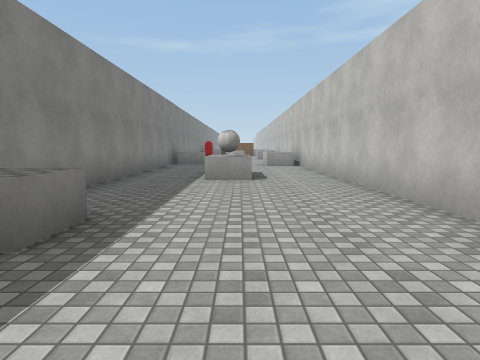
View 1 (above)

16 first-person views from a walk through a Unity game level. The camera is 1.4 m above the floor, tilts 6° down and sees 75° across. The floor is counted in squares, 2 m on a side. Each view is taken from the middle of a square. On the plan, view 1 faces up. The plan holds only what a view shows up to about 10 squares ahead; the rest is blank. The place goes on beyond the plan. The player character is not drawn. Surface patterns are stand-ins for the level's own textures.

View 2
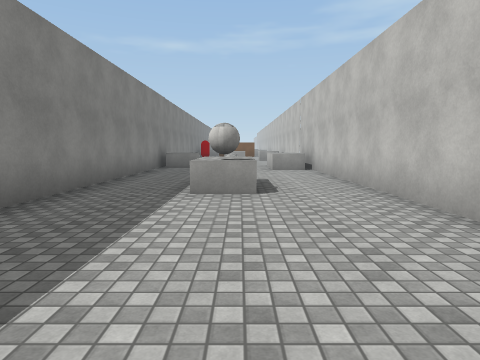

View 3
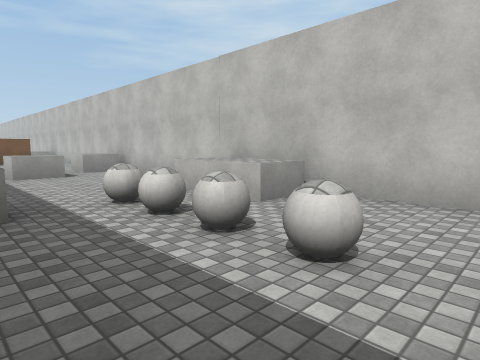

View 4
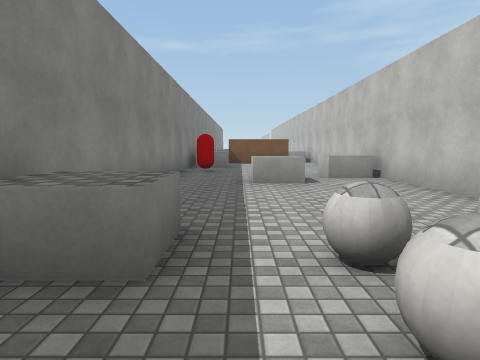

View 5
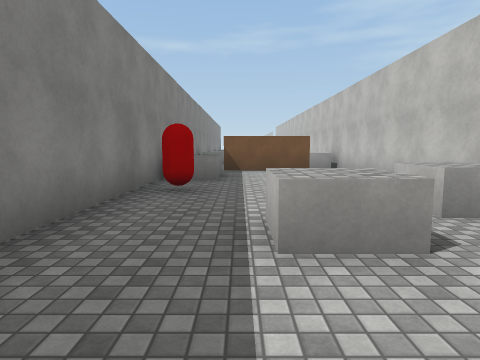

View 6
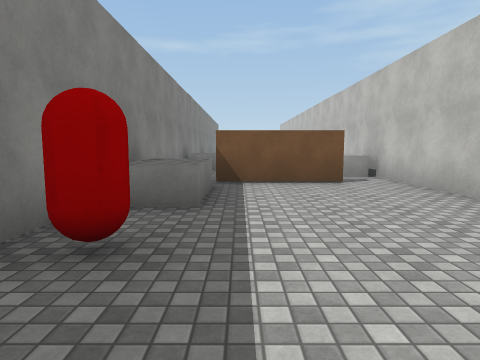

View 7
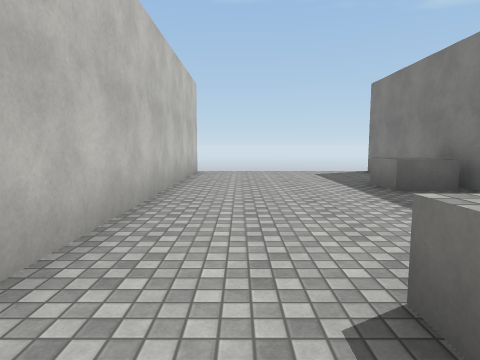

View 8
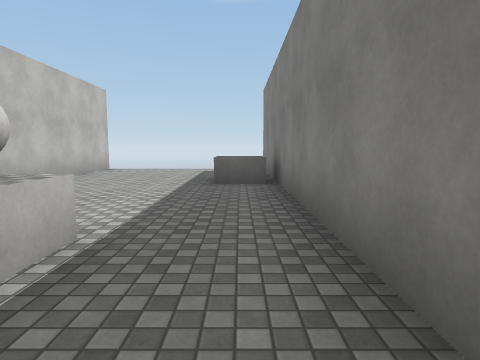

View 9
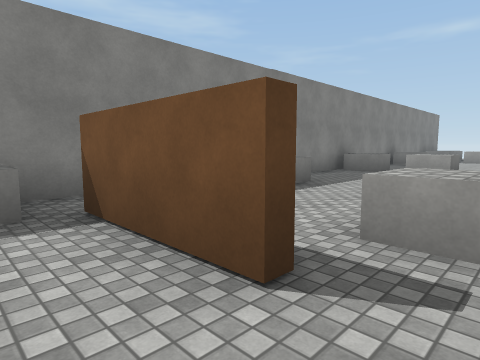

View 10
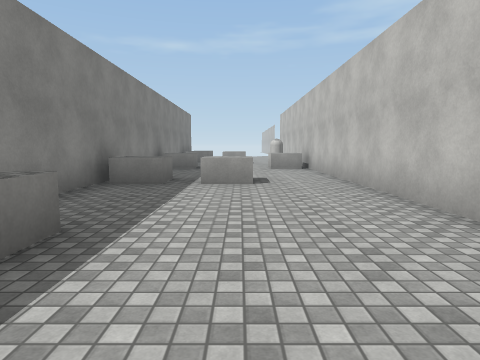

View 11
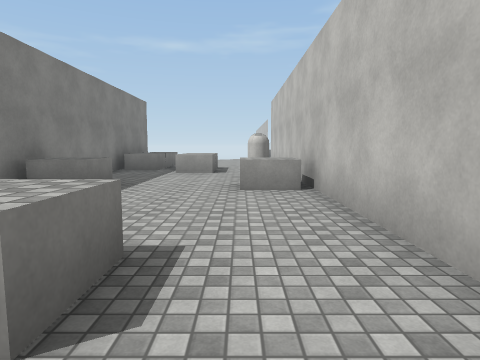

View 12
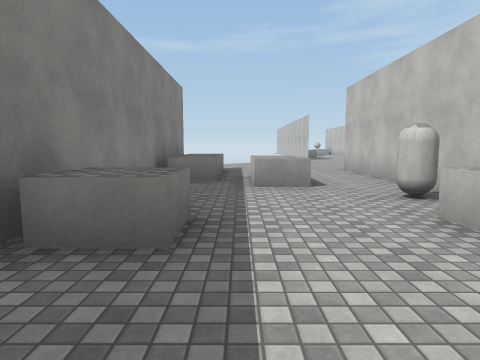

View 13
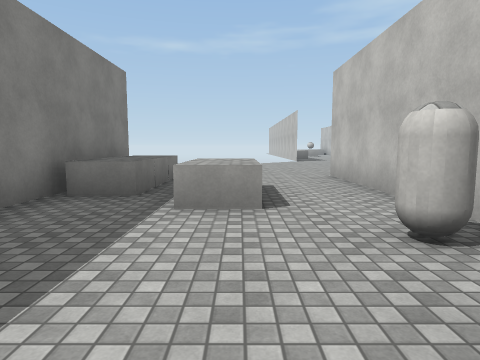

View 14
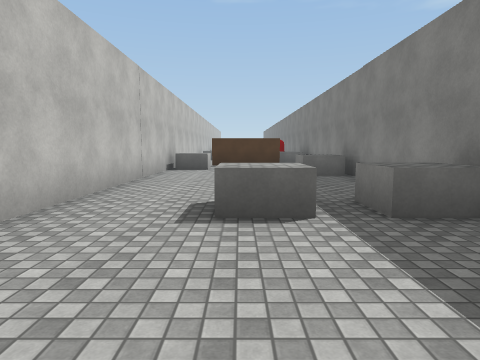

View 15
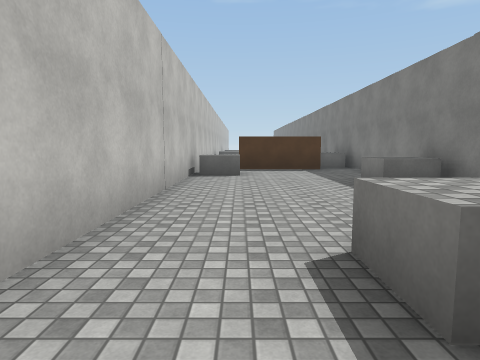

View 16
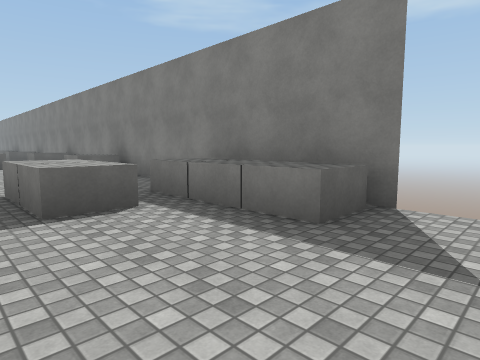

### Floor plan
Key: @ floor where view 1 was taken; # wall or solid block; x gap in a wall; . main floor; - floor 20 m lower than the main floor; v drop or lower ground; B ball; L block; C red capsule; A capsule; O other object.
Columns run from 3 left of view 1 to 3 right of it. Each row starts with its distance up from view 1.
 45 v.....
 44 v.....
 43 vL....#
 42 vL....#
 41 vL.L..#
 40 #..L..#
 39 #.....#
 38 #...A#
 37 vL..LL
 36 vL..L#
 35 #.....#
 34 #.....#
 33 vL.L..#
 32 vL.L..#
 31 #.....#
 30 #.....#
 29 #.....#
 28 vL....#
 27 #.....#
 26 #...LL
 25 #.....#
 24 vL###.#
 23 vL....#
 22 vL....#
 21 -.....#
 20 vC....#
 19 #...LL
 18 #..LL#
 17 #..L..#
 16 #.....#
 15 #.....#
 14 #.....#
 13 vL.BLL
 12 #..BLL
 11 #..B..#
 10 #..B..#
  9 #.....#
  8 #..O..#
  7 #..B..#
  6 #.....#
  5 #.....#
  4 #.....#
  3 vL....#
  2 vL....#
  1 #.....#
  0 #..@..#
 -1 x.....x

Where each view was taken, in squares from view 1:
view 1: 0 up, 0 right, facing up
view 2: 2 up, 0 right, facing up
view 3: 9 up, 2 left, facing up-right
view 4: 11 up, 1 left, facing up
view 5: 15 up, 1 left, facing up
view 6: 18 up, 1 left, facing up
view 7: 8 up, 1 right, facing down
view 8: 9 up, 2 left, facing down
view 9: 23 up, 2 right, facing up-left
view 10: 26 up, 0 right, facing up
view 11: 31 up, 1 right, facing up
view 12: 34 up, 1 left, facing up
view 13: 36 up, 0 right, facing up
view 14: 36 up, 0 right, facing down
view 15: 34 up, 1 right, facing down
view 16: 45 up, 1 right, facing down-left
